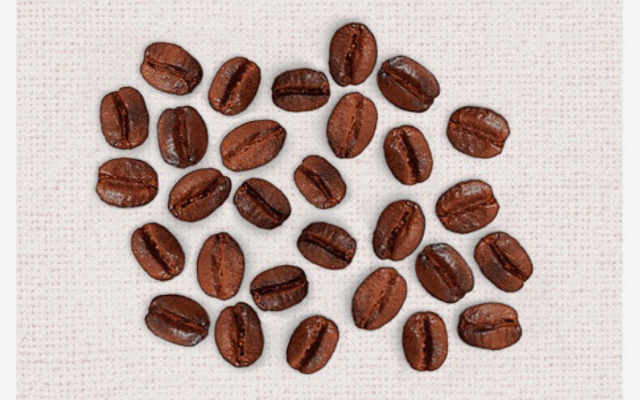
#> input picture s12/cafe.png, 640 x 400 px
$ python retirando_fundo_pela_mascara.py
#> lines starting #> are read from the running program, lines starting #| are printed output that depends on the picture; after the words box and inside, x2 and y2 are one past the last pixel; in counts of white or black regions, pixels touching at a corner belong together
import cv2


def main():
    # carrego imagem já em gray
    imgOriginal = cv2.imread("cafe.png")
#> imgOriginal is the input picture: shape (400, 640, 3); mean B, G, R 168.8, 174.8, 193.4
    imgGray = img = cv2.cvtColor(imgOriginal, cv2.COLOR_BGR2GRAY)
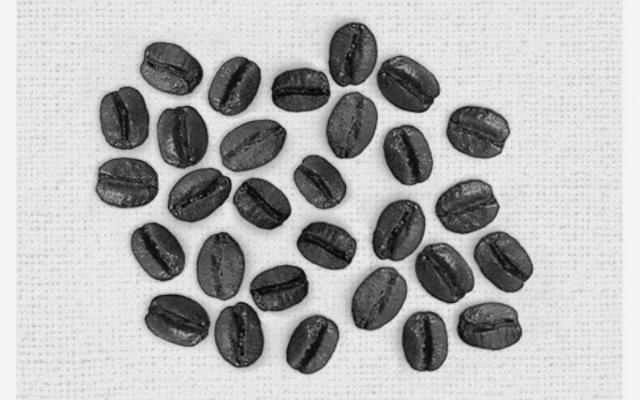
#> imgGray: shape (400, 640); min 3, max 248, mean 179.7
    # aplico a binarização invertida
    metodo = cv2.THRESH_BINARY_INV
    ret, imgBinarizada = cv2.threshold(imgGray, 135, 255, metodo)
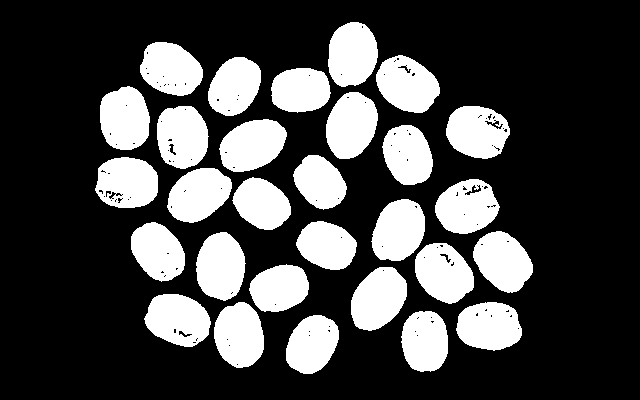
#> imgBinarizada: shape (400, 640); 27.9% white; 29 white regions, largest, box (x1, y1, x2, y2) and area: (326, 92, 378, 159) 2638, (219, 119, 287, 172) 2632, (351, 267, 407, 331) 2630
    # aplico o filtro da mediana para tirar os "respingos" pretos da área branca de grão
    imgMascaraSegmentacao = cv2.medianBlur(imgBinarizada, 9, dst=None)
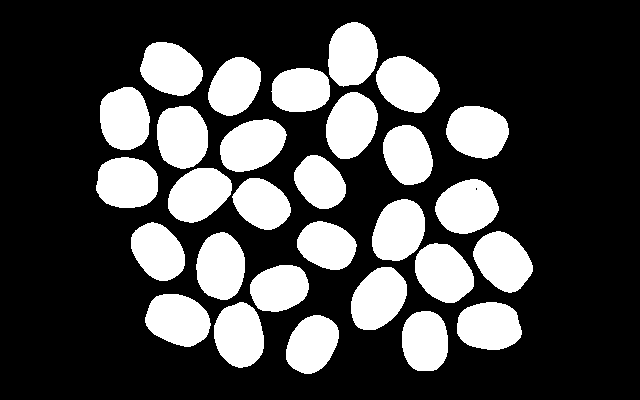
#> imgMascaraSegmentacao: shape (400, 640); 27.8% white; 29 white regions
    # pego contornos da área branca
    contours, hier = cv2.findContours(imgMascaraSegmentacao, cv2.RETR_LIST,
                                      cv2.CHAIN_APPROX_SIMPLE)
#> contours = 30 contours, 1 with area under 20; largest, box (x1, y1, x2, y2) and area: (376, 56, 440, 113) 2540, (145, 294, 211, 347) 2536, (157, 106, 208, 169) 2535, (326, 92, 378, 159) 2532, (415, 243, 474, 303) 2527
    # retira o fundo da imagem, baseado na máscara da mesma
    res = cv2.bitwise_and(imgOriginal, imgOriginal, mask=imgMascaraSegmentacao)
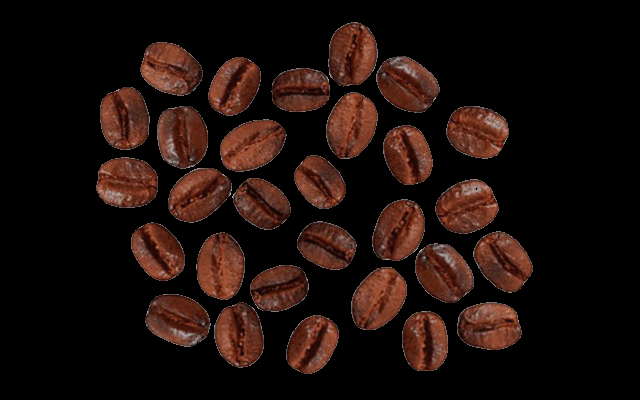
#> res: shape (400, 640, 3); mean B, G, R 11.2, 15.1, 28.9
    # imprimo as imagens
    cv2.imshow("ImagemOriginal", imgOriginal)
    cv2.imshow("ImagemBinarizada", imgBinarizada)
    cv2.imshow("Mascara de Segmentacao", imgMascaraSegmentacao)
    cv2.imshow("ImagemFundo Retirado", res)
    cv2.waitKey(0)
    cv2.destroyAllWindows()


if __name__ == "__main__":
    main()
